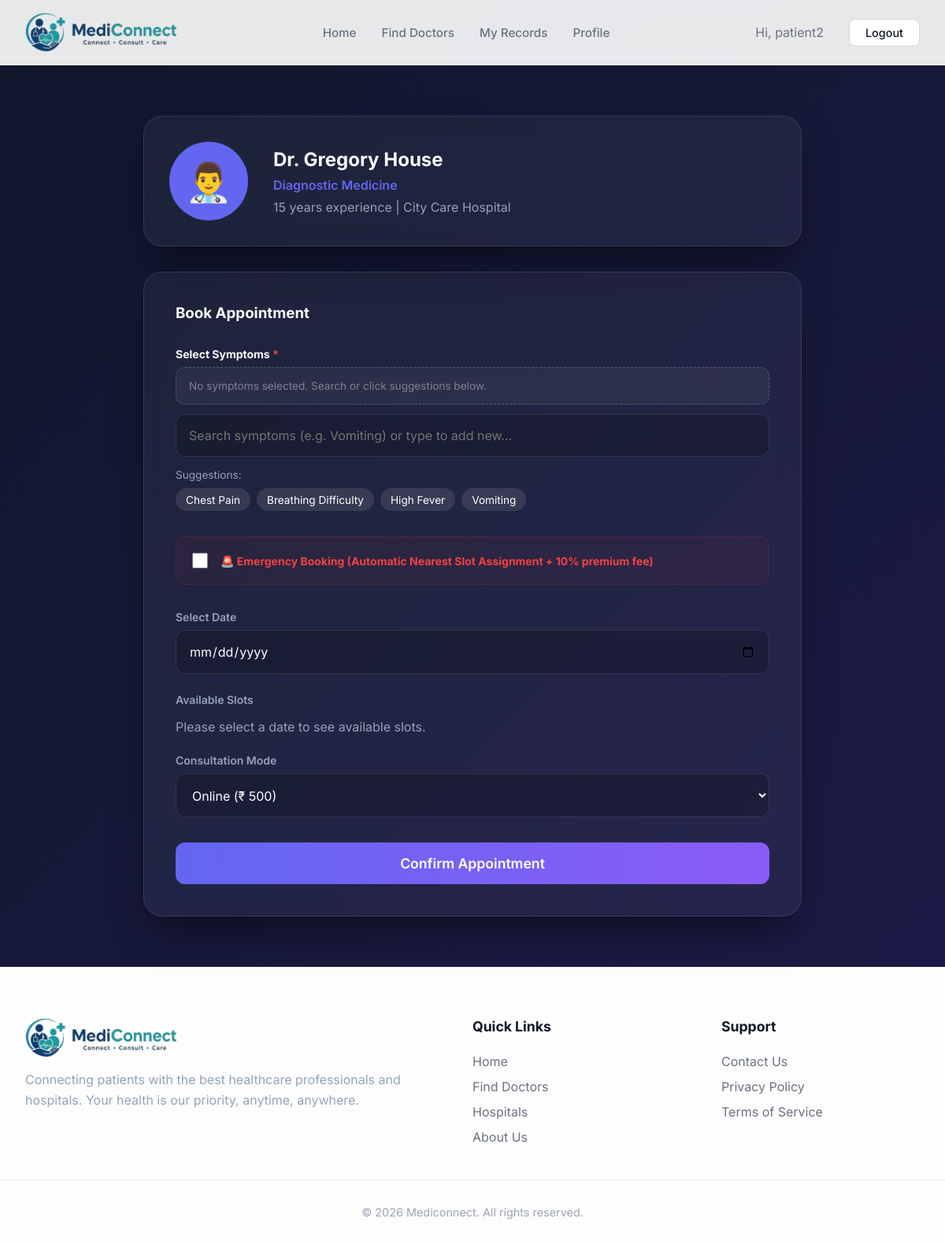
The app's page /booking/book/2/ (signed in), older data.
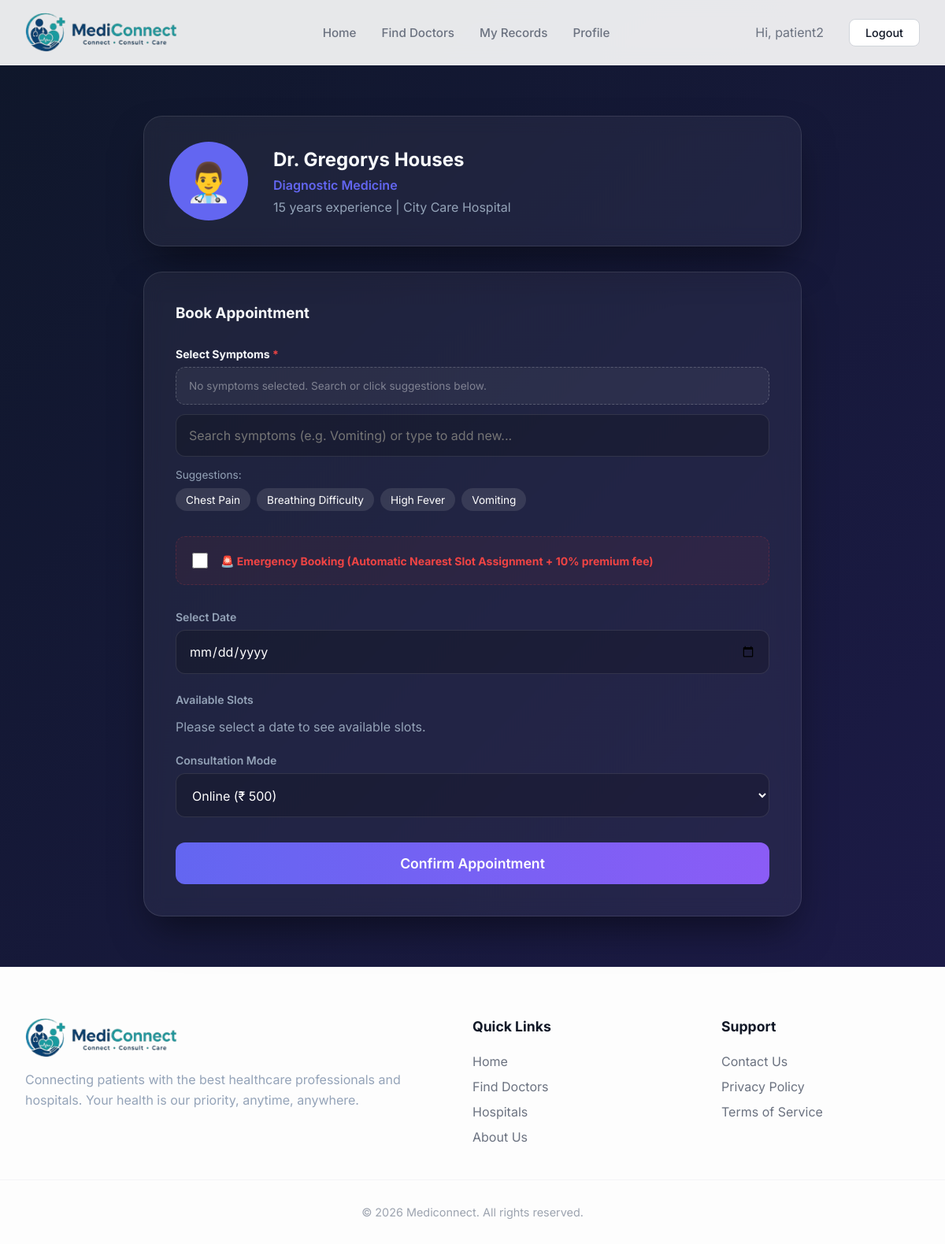
The same page, newer data.
### accounts/models.py (models this page shows, shortened)
class DoctorProfile(models.Model):
    user = models.OneToOneField(User, on_delete=models.CASCADE)
    hospital = models.ForeignKey('core.Hospital', on_delete=models.CASCADE)
    specialization = models.CharField(max_length=100)
    experience_years = models.IntegerField(default=0)
    doctor_pic = models.ImageField(upload_to='profiles/doctors', blank=True, null=True)
    fees_online = models.IntegerField(default=0)
    fees_offline = models.IntegerField(default=0)
    bio = models.TextField(blank=True)
    is_available = models.BooleanField(default=True)

class User(AbstractUser):
    ROLE_CHOICES = (
        ('PATIENT', 'Patient'),
        ('DOCTOR', 'Doctor'),
        ('ADMIN', 'Admin'),
    )
    role = models.CharField(max_length=20, choices=ROLE_CHOICES)
    phone = models.CharField(max_length=15, blank=True)

### core/models.py (models this page shows, shortened)
class Hospital(models.Model):
    pic = models.ImageField(upload_to='hospital_pics/', null=True, blank=True)
    name = models.CharField(max_length=200)
    state = models.CharField(max_length=100)
    phone = models.CharField(max_length=15)
    address = models.TextField()
    email = models.EmailField(blank=True)

### booking/views.py (the view, shortened to what this page needs)
# urls.py: path('book/<int:doctor_id>/', views.book_appointment, name='book_appointment'),
@login_required
def book_appointment(request, doctor_id):
    doctor = get_object_or_404(DoctorProfile, id=doctor_id)
    if request.user.role != 'PATIENT':
        messages.error(request, 'Only patients can book appointments.')
        return redirect('home')
    return render(request, 'booking/book_appointment.html', {'doctor': doctor})

### templates/booking/book_appointment.html (shortened to what this page needs)
{% extends 'base.html' %}
{% block content %}
<div class="booking-container">
    <div class="doctor-header glass-card">
        <div class="doctor-avatar">👨‍⚕️</div>
        <div>
            <h2>Dr. {{ doctor.user.get_full_name|default:doctor.user.username }}</h2>
            <p style="color: var(--primary); font-weight: 600; margin: 0.5rem 0;">{{ doctor.specialization }}</p>
            <p style="color: var(--text-muted);">{{ doctor.experience_years }} years experience | {{ doctor.hospital.name }}</p>
        </div>
    </div>
    <div class="booking-form-card glass-card">
        <h3 style="margin-bottom: 2rem;">Book Appointment</h3>
        <form method="POST" id="bookingForm">
            <div class="form-group">
                <label style="color: var(--text-main); font-weight: 700;">Select Symptoms <span style="color: #ef4444;">*</span></label>
                <div id="selected_symptoms_container" class="symptoms-tag-container"></div>
                <div class="symptom-search-wrapper">
                    <input type="text" id="symptom_search" class="form-control" placeholder="Search symptoms (e.g. Vomiting) or type to add new...">
                </div>
                <div style="margin-top: 0.75rem;">
                    <span style="font-size: 0.85rem; color: var(--text-muted);">Suggestions:</span>
                    <div id="symptoms_suggestions" class="symptoms-suggestions"></div>
                </div>
            </div>
            <div class="emergency-toggle" style="margin-bottom: 2rem; background: rgba(239, 68, 68, 0.05); padding: 1.25rem; border-radius: 12px; border: 1px dashed rgba(239, 68, 68, 0.2); display: flex; align-items: center; gap: 1rem;">
                <input type="checkbox" id="is_emergency" name="is_emergency" style="width: 20px; height: 20px; cursor: pointer;">
                <label for="is_emergency" style="margin-bottom: 0; color: #ef4444; font-weight: 700; cursor: pointer;">🚨 Emergency Booking (Automatic Nearest Slot Assignment + 10% premium fee)</label>
            </div>
            <div id="date_time_selection_section">
                <div class="form-group" id="date_wrapper">
                    <label>Select Date</label>
                    <input type="date" id="appointment_date" name="date" class="form-control" required>
                </div>
                <div id="slots_wrapper" class="form-group">
                    <label>Available Slots</label>
                    <div id="slots_container" class="slots-grid">
                        <p style="color: var(--text-muted); grid-column: 1/-1;">Please select a date to see available slots.</p>
                    </div>
                </div>
            </div>
            <div class="form-group">
                <label>Consultation Mode</label>
                <select name="consultation_mode" class="form-control" required>
                    <option value="ONLINE">Online (₹ {{ doctor.fees_online }})</option>
                </select>
            </div>
            <button type="submit" class="btn btn-primary" style="width: 100%; margin-top: 2rem; font-size: 1.1rem;">Confirm Appointment</button>
        </form>
    </div>
</div>
{% endblock %}

Row changes from the older to the newer data that the page shows:
changed DoctorProfile "Diagnostic Medicine": user.get_full_name "Gregory House" → "Gregorys Houses"
